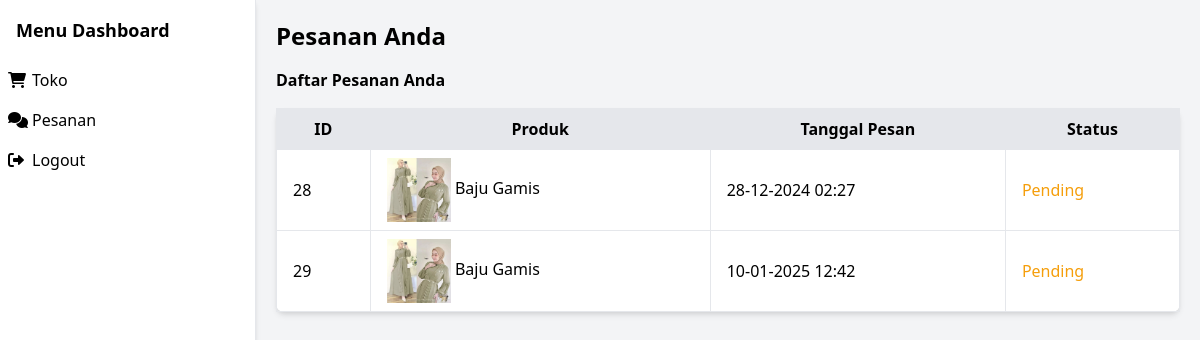
Screenshot of /public/pesanan.php (signed in) with the database file from the repository.
### tables this page shows
CREATE TABLE `orders` (
  `id` int(11) NOT NULL,
  `product_id` int(11) NOT NULL,
  `user_id` int(11) NOT NULL,
  `order_date` timestamp NOT NULL DEFAULT current_timestamp(),
  `status` enum('pending','shipped','delivered','canceled') DEFAULT 'pending',
  `quantity` int(11) NOT NULL,
  `created_at` timestamp NOT NULL DEFAULT current_timestamp(),
  `size` varchar(10) DEFAULT NULL
);

CREATE TABLE `products` (
  `id` int(11) NOT NULL,
  `name` varchar(100) NOT NULL,
  `price` decimal(10,2) NOT NULL,
  `description` text DEFAULT NULL,
  `image` varchar(255) NOT NULL,
  `user_id` int(11) NOT NULL,
  `size` varchar(10) DEFAULT NULL,
  `category_id` int(11) NOT NULL,
  `created_at` timestamp NOT NULL DEFAULT current_timestamp()
);

### public/pesanan.php (the view, shortened to what this page needs)
<?php
include '../includes/db.php';
$isUmkm = $_SESSION['role'] === 'umkm';
if ($isUmkm) {
    $userId = $_SESSION['user_id'];
    $stmt = $pdo->prepare('SELECT * FROM products WHERE user_id = ?');
    $stmt->execute([$userId]);
    $products = $stmt->fetchAll();
} else {
    $userId = $_SESSION['user_id'];
    $stmt = $pdo->prepare('SELECT orders.*, products.name AS product_name, products.image AS product_image FROM orders
                            JOIN products ON orders.product_id = products.id
                            WHERE orders.user_id = ?');
    $stmt->execute([$userId]);
    $orders = $stmt->fetchAll();
}
?>
<!DOCTYPE html>
<html lang="id">
<head>
    <link href="https://cdn.jsdelivr.net/npm/tailwindcss@2.2.19/dist/tailwind.min.css" rel="stylesheet">
    <link rel="stylesheet" href="https://cdnjs.cloudflare.com/ajax/libs/font-awesome/6.0.0-beta3/css/all.min.css" />
</head>
<body class="bg-gray-100">
<div class="flex">
    <div class="w-64 bg-white border-r shadow-md h-screen">
        <div class="p-4">
            <h2 class="text-lg font-semibold">Menu Dashboard</h2>
        </div>
        <ul class="flex flex-col">
            <li><a class="flex items-center p-2 hover:bg-gray-200" href="tpkshop.php"><i class="fas fa-shopping-cart w-4 h-4 mr-2"></i> Toko</a></li>
            <li><a class="flex items-center p-2 hover:bg-gray-200" href="pesanan.php"><i class="fas fa-comments w-4 h-4 mr-2"></i> Pesanan</a></li>
            <li><a class="flex items-center p-2 hover:bg-gray-200" href="logout.php"><i class="fas fa-sign-out-alt w-4 h-4 mr-2"></i> Logout</a></li>
        </ul>
    </div>
    <div class="flex-grow p-5">
        <h1 class="text-2xl font-bold mb-4">Pesanan Anda</h1>
        <?php if ($isUmkm): ?>
            <h2 class="font-semibold mb-4">Produk Anda</h2>
            <ul class="list-disc pl-5 mb-5">
                <?php if (count($products) > 0): ?>
                    <?php foreach ($products as $product): ?>
                        <li class="flex justify-between">
                            <span><?php echo htmlspecialchars($product['name']); ?> - Rp <?php echo number_format($product['price'], 2, ',', '.'); ?></span>
                            <a href="admin.php?delete_product=<?php echo $product['id']; ?>" class="text-red-500">Hapus</a>
                        </li>
                    <?php endforeach; ?>
                <?php else: ?>
                    <li>Tidak ada produk yang telah di-upload.</li>
                <?php endif; ?>
            </ul>
        <?php else: ?>
            <h2 class="font-semibold mb-4">Daftar Pesanan Anda</h2>
            <table class="min-w-full bg-white border border-gray-300 rounded-lg shadow-md">
                <thead>
                    <tr class="bg-gray-200">
                        <th class="border px-4 py-2">ID</th>
                        <th class="border px-4 py-2">Produk</th>
                        <th class="border px-4 py-2">Tanggal Pesan</th>
                        <th class="border px-4 py-2">Status</th>
                    </tr>
                </thead>
                <tbody>
                    <?php if (count($orders) > 0): ?>
                        <?php foreach ($orders as $order): ?>
                        <tr>
                            <td class="border px-4 py-2"><?php echo htmlspecialchars($order['id']); ?></td>
                            <td class="border px-4 py-2">
                                <img src="../uploads/<?php echo htmlspecialchars($order['product_image']); ?>" alt="<?php echo htmlspecialchars($order['product_name']); ?>" class="w-16 h-16 inline-block object-cover">
                                <?php echo htmlspecialchars($order['product_name']); ?>
                            </td>
                            <td class="border px-4 py-2"><?php echo date('d-m-Y H:i', strtotime($order['order_date'])); ?></td>
                            <td class="border px-4 py-2">
                                <span class="text-yellow-500"><?php echo htmlspecialchars(ucfirst($order['status'])); ?></span>
                            </td>
                        </tr>
                        <?php endforeach; ?>
                    <?php else: ?>
                        <tr>
                            <td colspan="4" class="text-center border px-4 py-2">Tidak ada pesanan saat ini.</td>
                        </tr>
                    <?php endif; ?>
                </tbody>
            </table>
        <?php endif; ?>
    </div>
</div>
</body>
</html>

### rows the page displays
orders: id "28", product.image (picture), product.name "Baju Gamis", order_date "28-12-2024 02:27", status "Pending"
orders: id "29", product.image (picture), product.name "Baju Gamis", order_date "10-01-2025 12:42", status "Pending"
